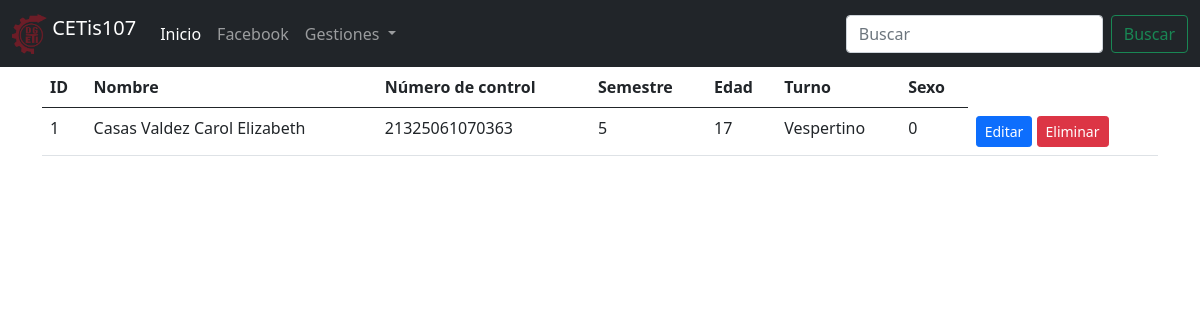
The page /parcial2/consultarAlumnos.php on the database its author committed.
### tables this page shows
CREATE TABLE `alumnos` (
  `id` int(11) NOT NULL,
  `nombre` varchar(100) NOT NULL,
  `numero_control` varchar(30) NOT NULL,
  `semestre` int(11) NOT NULL,
  `edad` int(11) NOT NULL,
  `turno` varchar(10) NOT NULL,
  `sexo` int(11) NOT NULL
);

### parcial2/consultarAlumnos.php (the view, shortened to what this page needs)
<!DOCTYPE html>
<html lang="en">
<head>
    <link rel="stylesheet" href="css/bootstrap.css">
</head>
<body>
    <?php
    include 'menu.php';
    include 'conexion.php';
    $sql = "SELECT * FROM alumnos";
    $datos = $conexion->query($sql);
    ?>
    <div class='container'>
      <div class='row'>
        <div class= 'col-12'>
          <?php
          if($datos->num_rows > 0){ ?>
            <table class="table table-hover">
              <thead>
                <tr>
                  <th>ID</th>
                  <th>Nombre</th>
                  <th>Número de control</th>
                  <th>Semestre</th>
                  <th>Edad</th>
                  <th>Turno</th>
                  <th>Sexo</th>
                </tr>
              </thead>
              <tbody>
                <?php while($registro = $datos->fetch_assoc()){ ?>
                <tr>
                  <td><?php echo $registro ["id"]; ?></td>
                  <td><?php echo $registro ["nombre"]; ?></td>
                  <td><?php echo $registro ["numero_control"]; ?></td>
                  <td><?php echo $registro ["semestre"]; ?></td>
                  <td><?php echo $registro ["edad"]; ?></td>
                  <td><?php echo $registro ["turno"]; ?></td>
                  <td><?php echo $registro ["sexo"]; ?></td>
                  <td>
                    <a href="editarAlumno.php?id=<?php echo $registro["id"]; ?>" class="btn btn-sm btn-primary">Editar</a>
                    <a href="eliminarAlumno.php?id=<?php echo $registro["id"]; ?>" class="btn btn-sm btn-danger">Eliminar</a>
                  </td>
                </tr>
                <?php } ?>
              </tbody>
            </table>
          <?php } else { ?>
          <h2>No existen datos del alumno en la base de datos</h2>
          <?php } ?>
        </div>
      </div>
    </div>
</body>
</html>

### rows shown on the page
alumnos: id "1", nombre "Casas Valdez Carol Elizabeth", numero_control "21325061070363", semestre "5", edad "17", turno "Vespertino", sexo "0"
